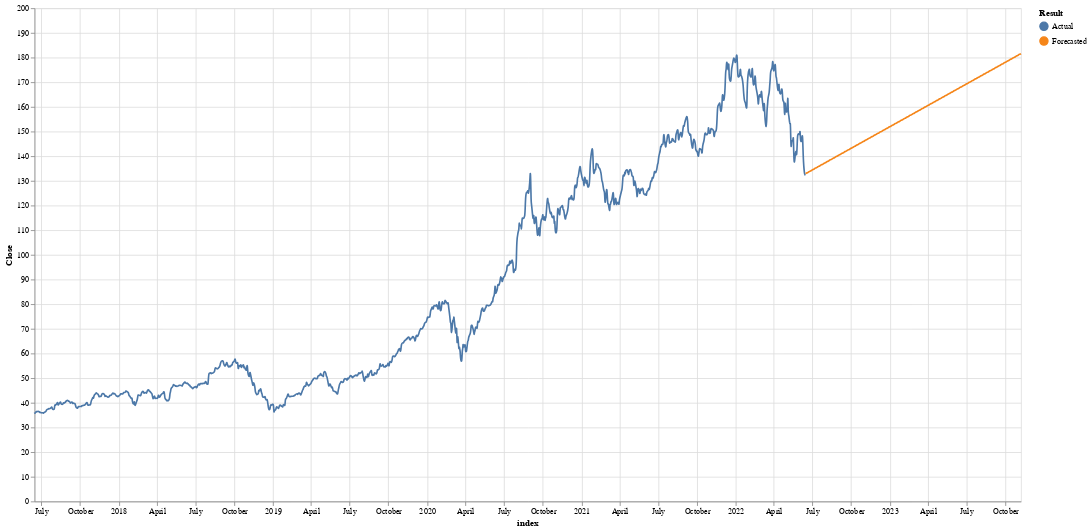

The notebook cell saved with this chart:
### Code cell
method.driftForecast()
method.forecastPlot()

### Figure 1 — Vega-Lite specification as saved in the notebook (floating-point values rounded to 4 significant figures; data arrays with more than 128 entries replaced by an {"elided": "..."} marker saying what was removed)
{"config": {"view": {"continuousWidth": 400, "continuousHeight": 300}}, "layer": [{"data": {"name": "data-87c50b7f9bed188d2996dc8b9c18c038"}, "mark": {"type": "line", "interpolate": "basis"}, "encoding": {"color": {"field": "Result", "type": "nominal"}, "x": {"field": "index", "type": "temporal"}, "y": {"field": "Close", "type": "quantitative"}}}, {"data": {"name": "data-87c50b7f9bed188d2996dc8b9c18c038"}, "mark": "point", "encoding": {"opacity": {"value": 0}, "x": {"field": "index", "type": "temporal"}}, "selection": {"selector020": {"type": "single", "nearest": true, "on": "mouseover", "fields": ["index", "Close"], "empty": "none"}}}, {"data": {"name": "data-87c50b7f9bed188d2996dc8b9c18c038"}, "mark": "point", "encoding": {"color": {"field": "Result", "type": "nominal"}, "opacity": {"condition": {"value": 1, "selection": "selector020"}, "value": 0}, "x": {"field": "index", "type": "temporal"}, "y": {"field": "Close", "type": "quantitative"}}}, {"data": {"name": "data-87c50b7f9bed188d2996dc8b9c18c038"}, "mark": {"type": "text", "align": "left", "dx": 5, "dy": -40, "size": 20}, "encoding": {"color": {"field": "Result", "type": "nominal"}, "text": {"condition": {"field": "index", "type": "temporal", "selection": "selector020"}, "value": ""}, "x": {"field": "index", "type": "temporal"}, "y": {"field": "Close", "type": "quantitative"}}}, {"data": {"name": "data-87c50b7f9bed188d2996dc8b9c18c038"}, "mark": {"type": "text", "align": "left", "dx": 20, "dy": -15, "size": 20}, "encoding": {"color": {"field": "Result", "type": "nominal"}, "text": {"condition": {"field": "Close", "type": "quantitative", "selection": "selector020"}, "value": " "}, "x": {"field": "index", "type": "temporal"}, "y": {"field": "Close", "type": "quantitative"}}}], "height": 600, "width": 1200, "$schema": "https://vega.github.io/schema/vega-lite/v4.17.0.json", "datasets": {"data-87c50b7f9bed188d2996dc8b9c18c038": {"elided": "1624 records"}}}
